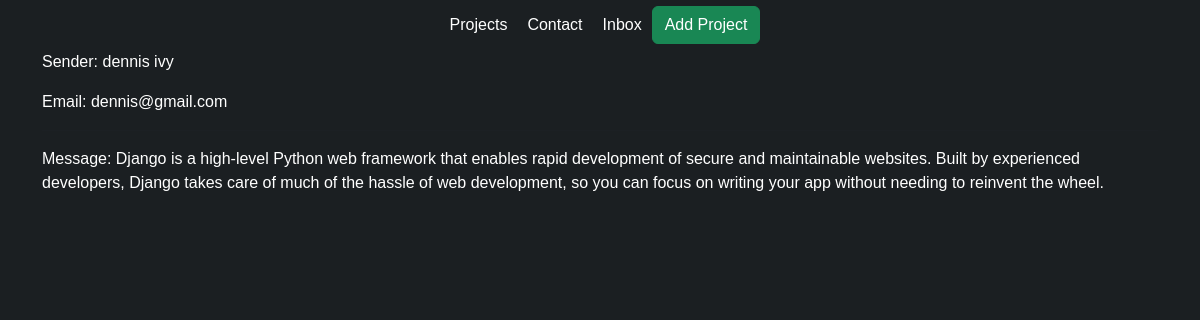
/message/96664cc6-18ce-49b3-bb56-b97aeaefb053/ (signed in), run on the app's committed database.
### base/models.py (models this page shows, shortened)
class Messages(models.Model):
    name = models.CharField(max_length=200, null=True)
    email = models.EmailField(max_length=200, null=True)
    subject = models.CharField(max_length=500, null=True)
    body = models.TextField()
    is_read = models.BooleanField(default=False)
    created = models.DateTimeField(auto_now_add=True)
    id = models.UUIDField(default=uuid.uuid4, unique=True, primary_key=True, editable=False)

### base/views.py (the view)
# urls.py: path('message/<str:pk>/', views.messagePage, name="message"),
def messagePage(request, pk):
    message = Messages.objects.get(id=pk)
    message.is_read = True
    message.save()
    context = {'message': message}
    return render(request, 'base/message.html', context)

### base/templates/base/message.html
{% extends 'base/index.html' %}
{% load static %}
{% block content %}
<div class="container">
    <p class="text-white">Sender: {{message.name}}</p>
    <p class="text-white">Email: {{message.email}}</p>
    <hr>
    <p class="text-white">Message: {{message.body}}</p>
</div>
{% endblock %}

### static/styles/main.css (style rules this page uses)
body { background-color: #1b1f22; font-family: sans-serif; }

### data on the page
Messages: name "dennis ivy", email "dennis@gmail.com", body "Django is a high-level Python web framework that enables rapid development of secure and maintainable websites. Built by experienced developers, Django takes care of much of the hassle of web development, so you can focus on writing your app without needing to reinvent the wheel."
